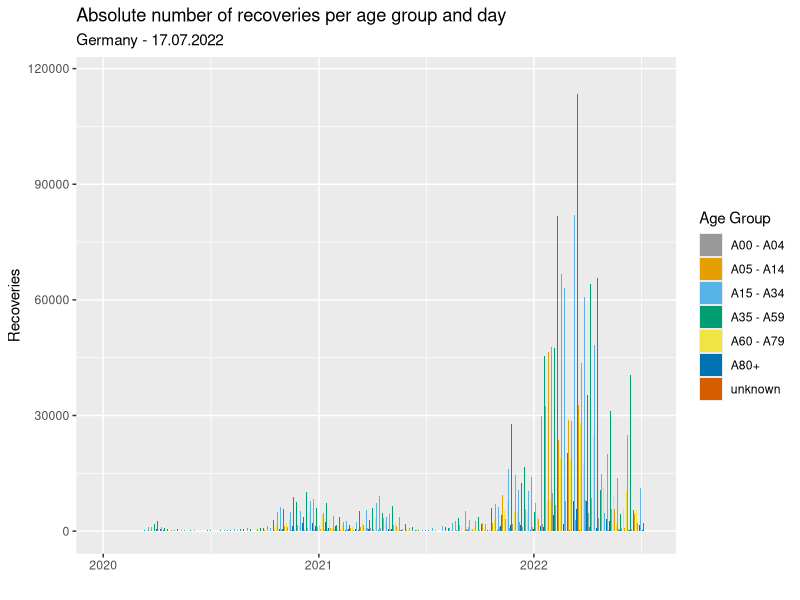

Recreate this plot in R.
library(ggplot2)
library(tidyverse)
library(lubridate)

setwd(dirname(rstudioapi::getActiveDocumentContext()$path))

cbp1 <- c("#999999", "#E69F00", "#56B4E9", "#009E73",
          "#F0E442", "#0072B2", "#D55E00", "#CC79A7")

data <- read.csv("./data/recovered_by_age_group.csv", sep=",", header = FALSE, col.names = c("Altersgruppe", "Datum","Genesungen"))

data$Datum <- as.Date(data$Datum, format = "%Y/%m/%d")

# data <- data %>% 
#   group_by(c(Altersgruppe,month = floor_date(Datum, unit = "month"))) %>%
#   summarize(sum_genesungen = sum(Genesungen))


g <- ggplot(data, aes(x=Datum,y=Genesungen,fill=Altersgruppe)) +
  geom_bar(stat = "identity", position = "dodge") +
  scale_fill_manual(values = cbp1, labels = c("A00 - A04", "A05 - A14", "A15 - A34", "A35 - A59", "A60 - A79", "A80+", "unknown" )) +
  labs(
    title = "Absolute number of recoveries per age group and day",
    subtitle = "Germany - 17.07.2022",
    x = "",
    y = "Recoveries",
    fill = "Age Group"
  )


print(g)

# ggsave("recovered_by_age_group.png", width = 8.37, height = 6, dpi = 300)
